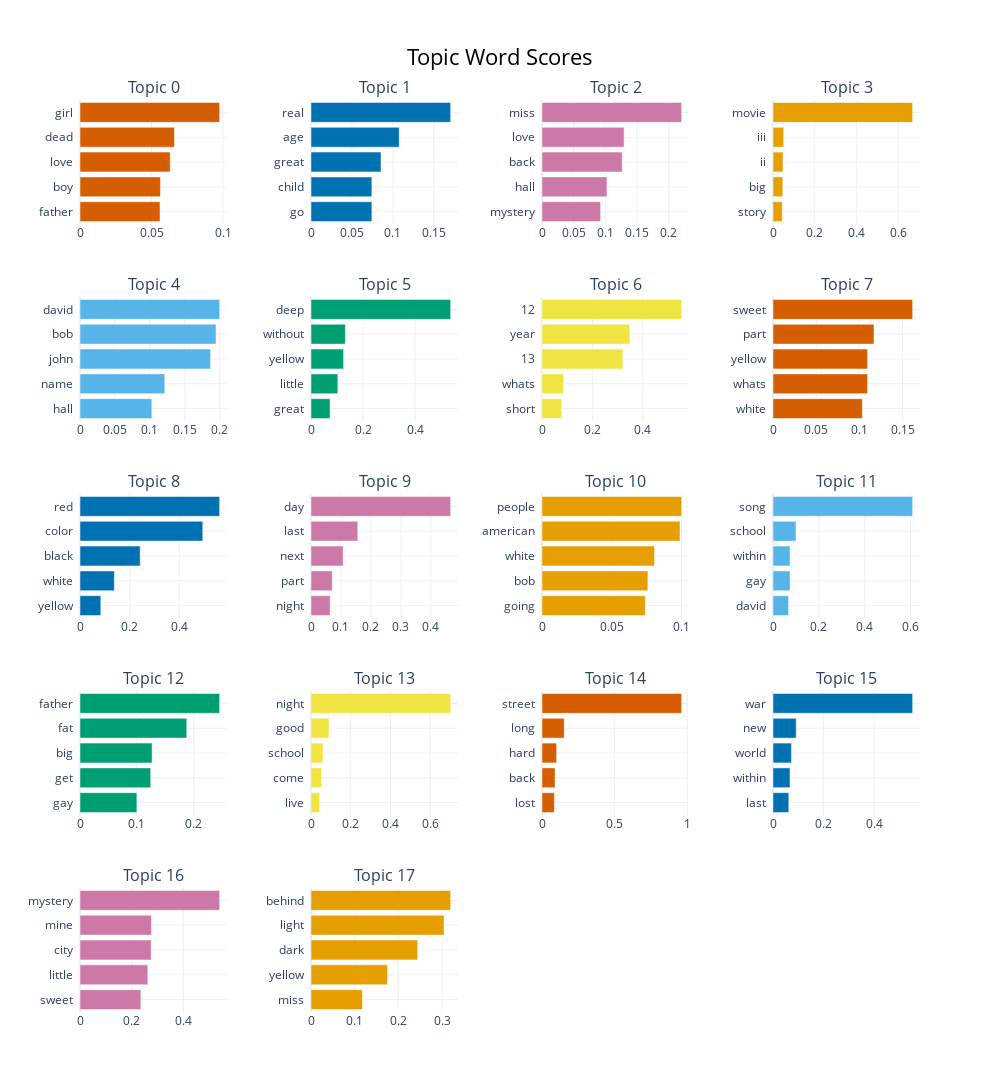

The notebook cell saved with this chart:
### Code cell
# Visualize top topic keywords
topic_model_title.visualize_barchart(top_n_topics=20)

### Figure 1 — Plotly figure (JSON) as saved in the notebook; plotly's stock layout.template omitted (floating-point values rounded to 4 significant figures)
{"data": [{"marker": {"color": "#D55E00"}, "orientation": "h", "type": "bar", "x": [0.05591, 0.05623, 0.06305, 0.06601, 0.0976], "xaxis": "x", "y": ["father  ", "boy  ", "love  ", "dead  ", "girl  "], "yaxis": "y"}, {"marker": {"color": "#0072B2"}, "orientation": "h", "type": "bar", "x": [0.07439, 0.07439, 0.08553, 0.1078, 0.1706], "xaxis": "x2", "y": ["go  ", "child  ", "great  ", "age  ", "real  "], "yaxis": "y2"}, {"marker": {"color": "#CC79A7"}, "orientation": "h", "type": "bar", "x": [0.09271, 0.1028, 0.1269, 0.1299, 0.2209], "xaxis": "x3", "y": ["mystery  ", "hall  ", "back  ", "love  ", "miss  "], "yaxis": "y3"}, {"marker": {"color": "#E69F00"}, "orientation": "h", "type": "bar", "x": [0.04443, 0.047, 0.04799, 0.0512, 0.6699], "xaxis": "x4", "y": ["story  ", "big  ", "ii  ", "iii  ", "movie  "], "yaxis": "y4"}, {"marker": {"color": "#56B4E9"}, "orientation": "h", "type": "bar", "x": [0.1028, 0.1213, 0.1868, 0.1946, 0.1998], "xaxis": "x5", "y": ["hall  ", "name  ", "john  ", "bob  ", "david  "], "yaxis": "y5"}, {"marker": {"color": "#009E73"}, "orientation": "h", "type": "bar", "x": [0.07331, 0.1029, 0.1251, 0.132, 0.5363], "xaxis": "x6", "y": ["great  ", "little  ", "yellow  ", "without  ", "deep  "], "yaxis": "y6"}, {"marker": {"color": "#F0E442"}, "orientation": "h", "type": "bar", "x": [0.07797, 0.08546, 0.321, 0.3484, 0.5543], "xaxis": "x7", "y": ["short  ", "whats  ", "13  ", "year  ", "12  "], "yaxis": "y7"}, {"marker": {"color": "#D55E00"}, "orientation": "h", "type": "bar", "x": [0.1034, 0.1095, 0.1095, 0.1169, 0.1617], "xaxis": "x8", "y": ["white  ", "whats  ", "yellow  ", "part  ", "sweet  "], "yaxis": "y8"}, {"marker": {"color": "#0072B2"}, "orientation": "h", "type": "bar", "x": [0.08343, 0.1379, 0.2415, 0.4927, 0.5605], "xaxis": "x9", "y": ["yellow  ", "white  ", "black  ", "color  ", "red  "], "yaxis": "y9"}, {"marker": {"color": "#CC79A7"}, "orientation": "h", "type": "bar", "x": [0.06389, 0.07084, 0.1071, 0.1559, 0.4656], "xaxis": "x10", "y": ["night  ", "part  ", "next  ", "last  ", "day  "], "yaxis": "y10"}, {"marker": {"color": "#E69F00"}, "orientation": "h", "type": "bar", "x": [0.07408, 0.07594, 0.0807, 0.09896, 0.1001], "xaxis": "x11", "y": ["going  ", "bob  ", "white  ", "american  ", "people  "], "yaxis": "y11"}, {"marker": {"color": "#56B4E9"}, "orientation": "h", "type": "bar", "x": [0.06802, 0.07455, 0.07455, 0.1003, 0.6097], "xaxis": "x12", "y": ["david  ", "gay  ", "within  ", "school  ", "song  "], "yaxis": "y12"}, {"marker": {"color": "#009E73"}, "orientation": "h", "type": "bar", "x": [0.1001, 0.1244, 0.1269, 0.1879, 0.2458], "xaxis": "x13", "y": ["gay  ", "get  ", "big  ", "fat  ", "father  "], "yaxis": "y13"}, {"marker": {"color": "#F0E442"}, "orientation": "h", "type": "bar", "x": [0.04348, 0.05323, 0.06043, 0.09044, 0.7028], "xaxis": "x14", "y": ["live  ", "come  ", "school  ", "good  ", "night  "], "yaxis": "y14"}, {"marker": {"color": "#D55E00"}, "orientation": "h", "type": "bar", "x": [0.08476, 0.09023, 0.1005, 0.1528, 0.9612], "xaxis": "x15", "y": ["lost  ", "back  ", "hard  ", "long  ", "street  "], "yaxis": "y15"}, {"marker": {"color": "#0072B2"}, "orientation": "h", "type": "bar", "x": [0.0625, 0.06739, 0.07317, 0.09179, 0.5529], "xaxis": "x16", "y": ["last  ", "within  ", "world  ", "new  ", "war  "], "yaxis": "y16"}, {"marker": {"color": "#CC79A7"}, "orientation": "h", "type": "bar", "x": [0.2352, 0.262, 0.2748, 0.2761, 0.5394], "xaxis": "x17", "y": ["sweet  ", "little  ", "city  ", "mine  ", "mystery  "], "yaxis": "y17"}, {"marker": {"color": "#E69F00"}, "orientation": "h", "type": "bar", "x": [0.1178, 0.1752, 0.2442, 0.3045, 0.3197], "xaxis": "x18", "y": ["miss  ", "yellow  ", "dark  ", "light  ", "behind  "], "yaxis": "y18"}], "layout": {"annotations": [{"font": {"size": 16}, "showarrow": false, "text": "Topic 0", "x": 0.0875, "xanchor": "center", "xref": "paper", "y": 1.0, "yanchor": "bottom", "yref": "paper"}, {"font": {"size": 16}, "showarrow": false, "text": "Topic 1", "x": 0.3625, "xanchor": "center", "xref": "paper", "y": 1.0, "yanchor": "bottom", "yref": "paper"}, {"font": {"size": 16}, "showarrow": false, "text": "Topic 2", "x": 0.6375, "xanchor": "center", "xref": "paper", "y": 1.0, "yanchor": "bottom", "yref": "paper"}, {"font": {"size": 16}, "showarrow": false, "text": "Topic 3", "x": 0.9125, "xanchor": "center", "xref": "paper", "y": 1.0, "yanchor": "bottom", "yref": "paper"}, {"font": {"size": 16}, "showarrow": false, "text": "Topic 4", "x": 0.0875, "xanchor": "center", "xref": "paper", "y": 0.784, "yanchor": "bottom", "yref": "paper"}, {"font": {"size": 16}, "showarrow": false, "text": "Topic 5", "x": 0.3625, "xanchor": "center", "xref": "paper", "y": 0.784, "yanchor": "bottom", "yref": "paper"}, {"font": {"size": 16}, "showarrow": false, "text": "Topic 6", "x": 0.6375, "xanchor": "center", "xref": "paper", "y": 0.784, "yanchor": "bottom", "yref": "paper"}, {"font": {"size": 16}, "showarrow": false, "text": "Topic 7", "x": 0.9125, "xanchor": "center", "xref": "paper", "y": 0.784, "yanchor": "bottom", "yref": "paper"}, {"font": {"size": 16}, "showarrow": false, "text": "Topic 8", "x": 0.0875, "xanchor": "center", "xref": "paper", "y": 0.568, "yanchor": "bottom", "yref": "paper"}, {"font": {"size": 16}, "showarrow": false, "text": "Topic 9", "x": 0.3625, "xanchor": "center", "xref": "paper", "y": 0.568, "yanchor": "bottom", "yref": "paper"}, {"font": {"size": 16}, "showarrow": false, "text": "Topic 10", "x": 0.6375, "xanchor": "center", "xref": "paper", "y": 0.568, "yanchor": "bottom", "yref": "paper"}, {"font": {"size": 16}, "showarrow": false, "text": "Topic 11", "x": 0.9125, "xanchor": "center", "xref": "paper", "y": 0.568, "yanchor": "bottom", "yref": "paper"}, {"font": {"size": 16}, "showarrow": false, "text": "Topic 12", "x": 0.0875, "xanchor": "center", "xref": "paper", "y": 0.352, "yanchor": "bottom", "yref": "paper"}, {"font": {"size": 16}, "showarrow": false, "text": "Topic 13", "x": 0.3625, "xanchor": "center", "xref": "paper", "y": 0.352, "yanchor": "bottom", "yref": "paper"}, {"font": {"size": 16}, "showarrow": false, "text": "Topic 14", "x": 0.6375, "xanchor": "center", "xref": "paper", "y": 0.352, "yanchor": "bottom", "yref": "paper"}, {"font": {"size": 16}, "showarrow": false, "text": "Topic 15", "x": 0.9125, "xanchor": "center", "xref": "paper", "y": 0.352, "yanchor": "bottom", "yref": "paper"}, {"font": {"size": 16}, "showarrow": false, "text": "Topic 16", "x": 0.0875, "xanchor": "center", "xref": "paper", "y": 0.136, "yanchor": "bottom", "yref": "paper"}, {"font": {"size": 16}, "showarrow": false, "text": "Topic 17", "x": 0.3625, "xanchor": "center", "xref": "paper", "y": 0.136, "yanchor": "bottom", "yref": "paper"}], "height": 1250, "hoverlabel": {"bgcolor": "white", "font": {"family": "Rockwell", "size": 16}}, "showlegend": false, "title": {"font": {"color": "Black", "size": 22}, "text": "Topic Word Scores", "x": 0.5, "xanchor": "center", "yanchor": "top"}, "width": 1000, "xaxis": {"anchor": "y", "domain": [0, 0.175], "showgrid": true}, "xaxis10": {"anchor": "y10", "domain": [0.275, 0.45], "showgrid": true}, "xaxis11": {"anchor": "y11", "domain": [0.55, 0.725], "showgrid": true}, "xaxis12": {"anchor": "y12", "domain": [0.825, 1], "showgrid": true}, "xaxis13": {"anchor": "y13", "domain": [0, 0.175], "showgrid": true}, "xaxis14": {"anchor": "y14", "domain": [0.275, 0.45], "showgrid": true}, "xaxis15": {"anchor": "y15", "domain": [0.55, 0.725], "showgrid": true}, "xaxis16": {"anchor": "y16", "domain": [0.825, 1], "showgrid": true}, "xaxis17": {"anchor": "y17", "domain": [0, 0.175], "showgrid": true}, "xaxis18": {"anchor": "y18", "domain": [0.275, 0.45], "showgrid": true}, "xaxis19": {"anchor": "y19", "domain": [0.55, 0.725], "showgrid": true}, "xaxis2": {"anchor": "y2", "domain": [0.275, 0.45], "showgrid": true}, "xaxis20": {"anchor": "y20", "domain": [0.825, 1], "showgrid": true}, "xaxis3": {"anchor": "y3", "domain": [0.55, 0.725], "showgrid": true}, "xaxis4": {"anchor": "y4", "domain": [0.825, 1], "showgrid": true}, "xaxis5": {"anchor": "y5", "domain": [0, 0.175], "showgrid": true}, "xaxis6": {"anchor": "y6", "domain": [0.275, 0.45], "showgrid": true}, "xaxis7": {"anchor": "y7", "domain": [0.55, 0.725], "showgrid": true}, "xaxis8": {"anchor": "y8", "domain": [0.825, 1], "showgrid": true}, "xaxis9": {"anchor": "y9", "domain": [0, 0.175], "showgrid": true}, "yaxis": {"anchor": "x", "domain": [0.864, 1.0], "showgrid": true}, "yaxis10": {"anchor": "x10", "domain": [0.432, 0.568], "showgrid": true}, "yaxis11": {"anchor": "x11", "domain": [0.432, 0.568], "showgrid": true}, "yaxis12": {"anchor": "x12", "domain": [0.432, 0.568], "showgrid": true}, "yaxis13": {"anchor": "x13", "domain": [0.216, 0.352], "showgrid": true}, "yaxis14": {"anchor": "x14", "domain": [0.216, 0.352], "showgrid": true}, "yaxis15": {"anchor": "x15", "domain": [0.216, 0.352], "showgrid": true}, "yaxis16": {"anchor": "x16", "domain": [0.216, 0.352], "showgrid": true}, "yaxis17": {"anchor": "x17", "domain": [0, 0.136], "showgrid": true}, "yaxis18": {"anchor": "x18", "domain": [0, 0.136], "showgrid": true}, "yaxis19": {"anchor": "x19", "domain": [0, 0.136], "showgrid": true}, "yaxis2": {"anchor": "x2", "domain": [0.864, 1.0], "showgrid": true}, "yaxis20": {"anchor": "x20", "domain": [0, 0.136], "showgrid": true}, "yaxis3": {"anchor": "x3", "domain": [0.864, 1.0], "showgrid": true}, "yaxis4": {"anchor": "x4", "domain": [0.864, 1.0], "showgrid": true}, "yaxis5": {"anchor": "x5", "domain": [0.648, 0.784], "showgrid": true}, "yaxis6": {"anchor": "x6", "domain": [0.648, 0.784], "showgrid": true}, "yaxis7": {"anchor": "x7", "domain": [0.648, 0.784], "showgrid": true}, "yaxis8": {"anchor": "x8", "domain": [0.648, 0.784], "showgrid": true}, "yaxis9": {"anchor": "x9", "domain": [0.432, 0.568], "showgrid": true}}}
